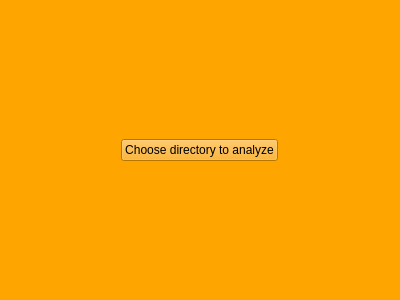
<?xml version="1.0" encoding="UTF-8"?>
<ui version="4.0">
 <class>StartScanForm</class>
 <widget class="QWidget" name="StartScanForm">
  <property name="geometry">
   <rect>
    <x>0</x>
    <y>0</y>
    <width>400</width>
    <height>300</height>
   </rect>
  </property>
  <property name="windowTitle">
   <string>Form</string>
  </property>
  <property name="styleSheet">
   <string notr="true">background-color: orange;</string>
  </property>
  <layout class="QVBoxLayout" name="verticalLayout">
   <item alignment="Qt::AlignmentFlag::AlignHCenter">
    <widget class="QPushButton" name="chooseDirectory">
     <property name="sizePolicy">
      <sizepolicy hsizetype="Maximum" vsizetype="Fixed">
       <horstretch>0</horstretch>
       <verstretch>0</verstretch>
      </sizepolicy>
     </property>
     <property name="text">
      <string>Choose directory to analyze</string>
     </property>
     <property name="icon">
      <iconset theme="folder"/>
     </property>
     <property name="autoDefault">
      <bool>true</bool>
     </property>
    </widget>
   </item>
  </layout>
 </widget>
 <resources/>
 <connections/>
</ui>
